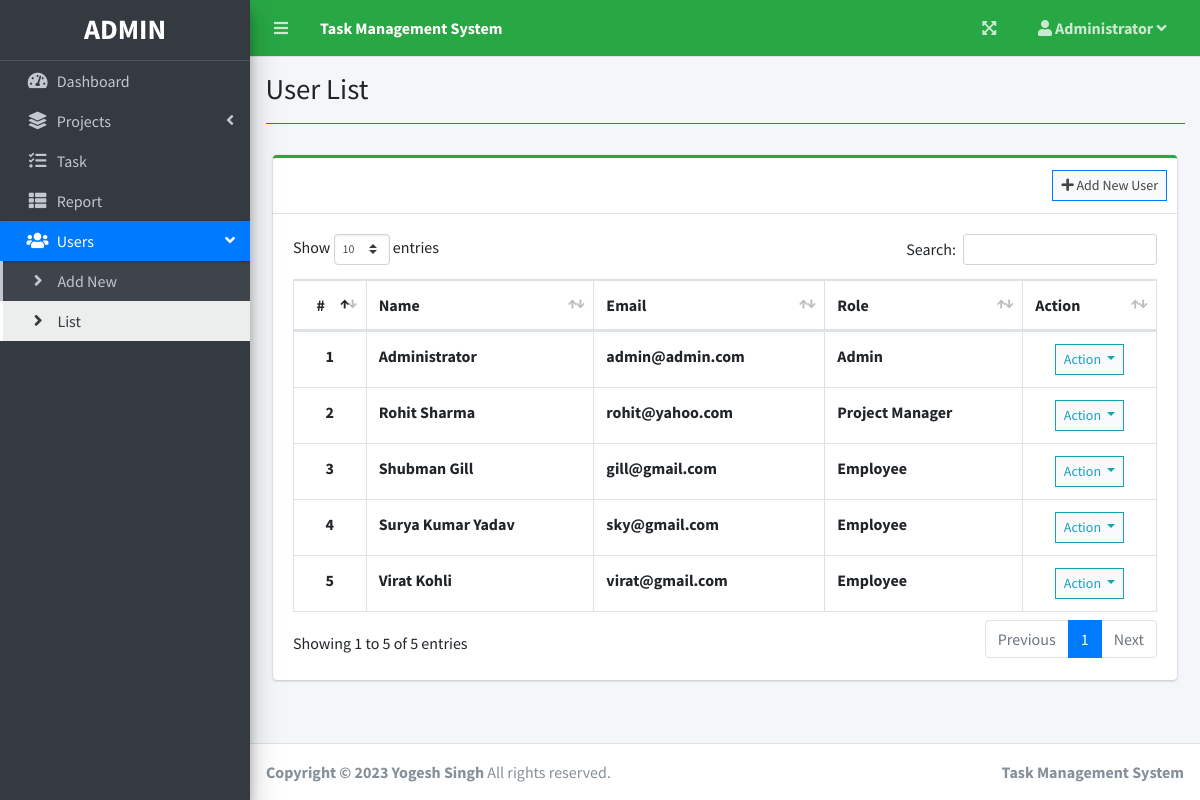
The page /index.php?page=user_list (signed in) on the database its author committed.
### tables this page shows
CREATE TABLE `users` (
  `id` int(30) NOT NULL,
  `firstname` varchar(200) NOT NULL,
  `lastname` varchar(200) NOT NULL,
  `email` varchar(200) NOT NULL,
  `password` text NOT NULL,
  `type` tinyint(1) NOT NULL DEFAULT 2 COMMENT '1 = admin, 2 = staff',
  `avatar` text NOT NULL DEFAULT 'no-image-available.png',
  `date_created` datetime NOT NULL DEFAULT current_timestamp()
);

### user_list.php (the view, shortened to what this page needs)
<?php include'db_connect.php' ?>
<div class="col-lg-12">
	<div class="card card-outline card-success">
		<div class="card-header">
			<div class="card-tools">
				<a class="btn btn-block btn-sm btn-default btn-flat border-primary" href="./index.php?page=new_user"><i class="fa fa-plus"></i> Add New User</a>
			</div>
		</div>
		<div class="card-body">
			<table class="table tabe-hover table-bordered" id="list">
				<thead>
					<tr>
						<th class="text-center">#</th>
						<th>Name</th>
						<th>Email</th>
						<th>Role</th>
						<th>Action</th>
					</tr>
				</thead>
				<tbody>
					<?php
					$i = 1;
					$type = array('',"Admin","Project Manager","Employee");
					$qry = $conn->query("SELECT *,concat(firstname,' ',lastname) as name FROM users order by concat(firstname,' ',lastname) asc");
					while($row= $qry->fetch_assoc()):
					?>
					<tr>
						<th class="text-center"><?php echo $i++ ?></th>
						<td><b><?php echo ucwords($row['name']) ?></b></td>
						<td><b><?php echo $row['email'] ?></b></td>
						<td><b><?php echo $type[$row['type']] ?></b></td>
						<td class="text-center">
							<button type="button" class="btn btn-default btn-sm btn-flat border-info wave-effect text-info dropdown-toggle" data-toggle="dropdown" aria-expanded="true">
		                      Action
		                    </button>
						</td>
					</tr>
				<?php endwhile; ?>
				</tbody>
			</table>
		</div>
	</div>
</div>

### index.php (shortened to what this page needs)
<!DOCTYPE html>
<html lang="en">
<?php
	include 'header.php'
?>
<body class="hold-transition sidebar-mini layout-fixed layout-navbar-fixed layout-footer-fixed">
<div class="wrapper">
  <?php include 'topbar.php' ?>
  <?php include 'sidebar.php' ?>
  <div class="content-wrapper">
    <div class="content-header">
      <div class="container-fluid">
        <div class="row mb-2">
          <div class="col-sm-6">
            <h1 class="m-0"><?php echo $title ?></h1>
          </div>
        </div>
            <hr class="border-primary">
      </div>
    </div>
    <section class="content">
      <div class="container-fluid">
         <?php
            $page = isset($_GET['page']) ? $_GET['page'] : 'home';
            if(!file_exists($page.".php")){
                include '404.html';
            }else{
            include $page.'.php';
            }
          ?>
      </div>
    </section>
  </div>
  <footer class="main-footer">
    <strong>Copyright &copy; 2023 Yogesh Singh</strong>
    All rights reserved.
    <div class="float-right d-none d-sm-inline-block">
      <b><?php echo $_SESSION['system']['name'] ?></b>
    </div>
  </footer>
</div>
</body>
</html>

### header.php (shortened to what this page needs)
<head>
  <?php
  $title = isset($_GET['page']) ? ucwords(str_replace("_", ' ', $_GET['page'])) : "Home";
  ?>
  <link rel="stylesheet" href="assets/plugins/fontawesome-free/css/all.min.css">
  <link rel="stylesheet" href="assets/plugins/overlayScrollbars/css/OverlayScrollbars.min.css">
  <link rel="stylesheet" href="assets/plugins/datatables-bs4/css/dataTables.bootstrap4.min.css">
  <link rel="stylesheet" href="assets/plugins/datatables-responsive/css/responsive.bootstrap4.min.css">
  <link rel="stylesheet" href="assets/plugins/datatables-buttons/css/buttons.bootstrap4.min.css">
  <link rel="stylesheet" href="assets/plugins/select2/css/select2.min.css">
  <link rel="stylesheet" href="assets/plugins/select2-bootstrap4-theme/select2-bootstrap4.min.css">
  <link rel="stylesheet" href="assets/plugins/sweetalert2-theme-bootstrap-4/bootstrap-4.min.css">
  <link rel="stylesheet" href="assets/plugins/toastr/toastr.min.css">
  <link rel="stylesheet" href="assets/plugins/dropzone/min/dropzone.min.css">
  <link rel="stylesheet" href="assets/dist/css/jquery.datetimepicker.min.css">
  <link rel="stylesheet" href="assets/plugins/icheck-bootstrap/icheck-bootstrap.min.css">
  <link rel="stylesheet" href="assets/plugins/bootstrap4-toggle/css/bootstrap4-toggle.min.css">
  <link rel="stylesheet" href="assets/dist/css/adminlte.min.css">
  <link rel="stylesheet" href="assets/dist/css/styles.css">
  <link rel="stylesheet" href="assets/plugins/summernote/summernote-bs4.min.css">
</head>

### topbar.php (shortened to what this page needs)
<nav class="main-header navbar navbar-expand navbar-success navbar-dark ">
  <ul class="navbar-nav">
    <?php if(isset($_SESSION['login_id'])): ?>
    <li class="nav-item">
      <a class="nav-link" data-widget="pushmenu" href="" role="button"><i class="fas fa-bars"></i></a>
    </li>
  <?php endif; ?>
    <li>
      <a class="nav-link text-white"  href="./" role="button"> <large><b><?php echo $_SESSION['system']['name'] ?></b></large></a>
    </li>
  </ul>
  <ul class="navbar-nav ml-auto">
    <li class="nav-item">
      <a class="nav-link" data-widget="fullscreen" href="#" role="button">
        <i class="fas fa-expand-arrows-alt"></i>
      </a>
    </li>
   <li class="nav-item dropdown">
          <a class="nav-link"  data-toggle="dropdown" aria-expanded="true" href="javascript:void(0)">
            <span>
              <div class="d-felx badge-pill">
                <span class="fa fa-user"></span>
                <span><b><?php echo ucwords($_SESSION['login_firstname']) ?></b></span>
                <span class="fa fa-angle-down"></span>
              </div>
            </span>
          </a>
    </li>
  </ul>
</nav>

### sidebar.php (shortened to what this page needs)
<aside class="main-sidebar sidebar-dark-primary elevation-4">
  <div class="dropdown">
 	<a href="./" class="brand-link">
      <?php if($_SESSION['login_type'] == 1): ?>
      <h3 class="text-center p-0 m-0"><b>ADMIN</b></h3>
      <?php else: ?>
      <h3 class="text-center p-0 m-0"><b>USER</b></h3>
      <?php endif; ?>
  </a>
  </div>
  <div class="sidebar pb-4 mb-4">
    <nav class="mt-2">
      <ul class="nav nav-pills nav-sidebar flex-column nav-flat" data-widget="treeview" role="menu" data-accordion="false">
        <li class="nav-item dropdown">
          <a href="./" class="nav-link nav-home">
            <i class="nav-icon fas fa-tachometer-alt"></i>
            <p>
              Dashboard
            </p>
          </a>
        </li>
        <li class="nav-item">
          <a href="#" class="nav-link nav-edit_project nav-view_project">
            <i class="nav-icon fas fa-layer-group"></i>
            <p>
              Projects
              <i class="right fas fa-angle-left"></i>
            </p>
          </a>
        </li>
        <li class="nav-item">
              <a href="./index.php?page=task_list" class="nav-link nav-task_list">
                <i class="fas fa-tasks nav-icon"></i>
                <p>Task</p>
              </a>
        </li>
        <?php if($_SESSION['login_type'] != 3): ?>
         <li class="nav-item">
              <a href="./index.php?page=reports" class="nav-link nav-reports">
                <i class="fas fa-th-list nav-icon"></i>
                <p>Report</p>
              </a>
        </li>
        <?php endif; ?>
        <?php if($_SESSION['login_type'] == 1): ?>
        <li class="nav-item">
          <a href="#" class="nav-link nav-edit_user">
            <i class="nav-icon fas fa-users"></i>
            <p>
              Users
              <i class="right fas fa-angle-left"></i>
            </p>
          </a>
          <ul class="nav nav-treeview">
            <li class="nav-item">
              <a href="./index.php?page=new_user" class="nav-link nav-new_user tree-item">
                <i class="fas fa-angle-right nav-icon"></i>
                <p>Add New</p>
              </a>
            </li>
            <li class="nav-item">
              <a href="./index.php?page=user_list" class="nav-link nav-user_list tree-item">
                <i class="fas fa-angle-right nav-icon"></i>
                <p>List</p>
              </a>
            </li>
          </ul>
        </li>
      <?php endif; ?>
      </ul>
    </nav>
  </div>
</aside>

### rows shown on the page
users: name "Administrator", email "admin@admin.com", type "Admin"
users: name "Rohit Sharma", email "rohit@yahoo.com", type "Project Manager"
users: name "Shubman Gill", email "gill@gmail.com", type "Employee"
users: name "Surya Kumar Yadav", email "sky@gmail.com", type "Employee"
users: name "Virat Kohli", email "virat@gmail.com", type "Employee"

### other values the page prints
$_SESSION['system']['name'] "Task Management System"
$_SESSION['login_firstname'] "Administrator"
$title "User List"
